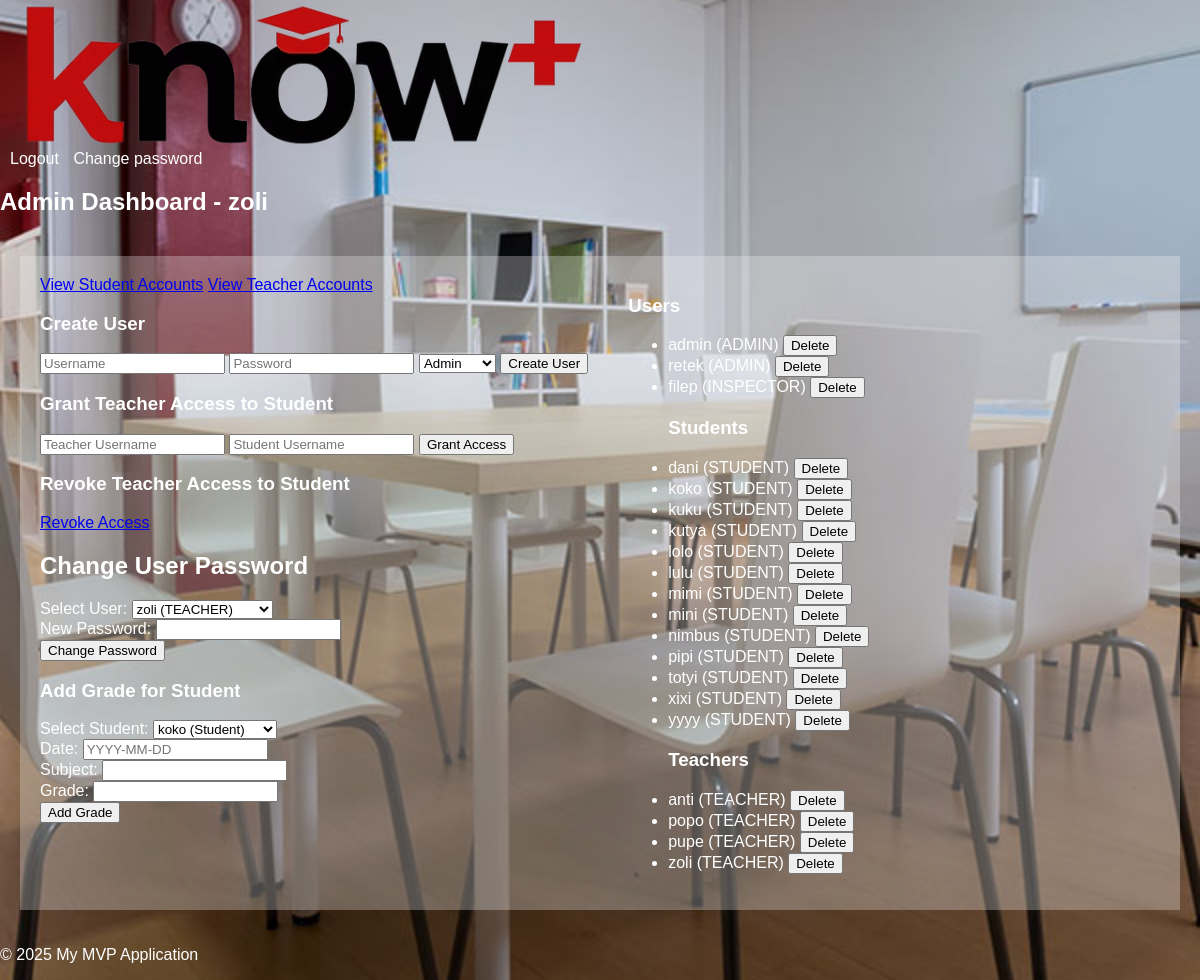
The app's page /admin/home (signed in) with its own data.
### models.py (models this page shows, shortened)
class User(db.Model, UserMixin):
    id = db.Column(db.Integer, primary_key=True)
    username = db.Column(db.String(80), unique=True, nullable=False)
    password_hash = db.Column(db.String(128))
    user_type = db.Column(db.Enum(UserType), nullable=False)  # Using UserType enum for role

### app.py (the view)
@app.route('/admin/home', methods=['GET'])
@login_required
def admin_home_display():
    users = User.query.all()  # Fetch all users to populate the dropdown
    return render_template('admin_home.html', users=users)

### app.py (called while the page is built)
@login_manager.user_loader
def load_user(user_id):
    return User.query.get(int(user_id))  # Load from the unified User model

### templates/admin_home.html (shortened to what this page needs)
{% extends "base.html" %}
{% block content %}
<h2>Admin Dashboard - {{ current_user.username }}</h2>
<div class="container">
    <div class="left-column">
        <div class="d-grid gap-2 d-md-block">
            <a href="{{ url_for('view_students') }}" class="btn btn-primary">View Student Accounts</a>
            <a href="{{ url_for('view_teachers') }}" class="btn btn-primary">View Teacher Accounts</a>
        </div>
        <section>
            <h3>Create User</h3>
            <form action="{{ url_for('create_user') }}" method="post">
                <input type="text" name="username" placeholder="Username" required>
                <input type="password" name="password" placeholder="Password" required>
                <select name="user_type">
                    <option value="ADMIN">Admin</option>
                </select>
                <button type="submit">Create User</button>
            </form>
        </section>
        <section>
            <h3>Grant Teacher Access to Student</h3>
            <form action="{{ url_for('grant_access') }}" method="post">
                <input type="text" name="teacher_username" placeholder="Teacher Username" required>
                <input type="text" name="student_username" placeholder="Student Username" required>
                <button type="submit">Grant Access</button>
            </form>
        </section>
        <section>
            <h3>Revoke Teacher Access to Student</h3>
            <a href="{{ url_for('revoke_access_form') }}" class="btn btn-secondary">Revoke Access</a>
        </section>
        <section>
            <h2>Change User Password</h2>
            <form method="POST" action="{{ url_for('change_user_password') }}">
                <div>
                    <label for="user_id">Select User:</label>
                    <select name="user_id" id="user_id" required>
                        {% for user in users %}
                        <option value="{{ user.id }}">{{ user.username }} ({{ user.user_type.value }})</option>
                        {% endfor %}
                    </select>
                </div>
                <div>
                    <label for="new_password">New Password:</label>
                    <input type="password" name="new_password" id="new_password" required>
                </div>
                <button type="submit">Change Password</button>
            </form>
        </section>
        <section>
            <h3>Add Grade for Student</h3>
            <form method="POST" action="{{ url_for('add_grade') }}">
                <div>
                    <label for="student_id">Select Student:</label>
                    <select name="student_id" id="student_id" required>
                        {% for user in users if user.user_type.value == 'STUDENT' %}
                        <option value="{{ user.id }}">{{ user.username }} (Student)</option>
                        {% endfor %}
                    </select>
                </div>
                <div>
                    <label for="date">Date:</label>
                    <input type="text" name="date" id="date" placeholder="YYYY-MM-DD" required>
                </div>
                <div>
                    <label for="subject">Subject:</label>
                    <input type="text" name="subject" id="subject" required>
                </div>
                <div>
                    <label for="grade">Grade:</label>
                    <input type="text" name="grade" id="grade" required>
                </div>
                <button type="submit">Add Grade</button>
            </form>
        </section>
    </div>
    <div class="right-column">
        <section>
            <h3>Users</h3>
            <ul>
                {% set grouped_users = users | sort(attribute='username') | groupby('user_type.value') %}
                {% for group in grouped_users %}
                {% if group.grouper == 'ADMINISTRATOR' %}
                <h3>Administrators</h3>
                {% elif group.grouper == 'TEACHER' %}
                <h3>Teachers</h3>
                {% elif group.grouper == 'STUDENT' %}
                <h3>Students</h3>
                {% endif %}
                {% for user in group.list %}
                <li>
                    {{ user.username }} ({{ user.user_type.value }})
                    <form action="{{ url_for('delete_user', user_id=user.id) }}" method="post" style="display: inline;"
                          onsubmit="return confirmDelete('{{ user.username }}');">
                        <button type="submit">Delete</button>
                    </form>
                </li>
                {% endfor %}
                {% endfor %}
            </ul>
        </section>
    </div>
</div>
{% endblock %}

### static/css/style.css (style rules this page uses)
body { font-family: sans-serif; margin: 0; padding: 0; color: white; background-image: url('static/img/background.jpg'); background-size: cover; background-position: center; }
.container { display: flex; padding: 20px; }
.left-column, .right-column { background-color: rgba(242, 242, 242, 0.3); padding: 20px; }
.left-column h2 { flex: 0 0 250px; }
.right-column { flex: 1; overflow-y: auto; }

### records on screen
User: username "zoli", user_type.value "TEACHER"
User: username "admin", user_type.value "ADMIN"
User: username "retek", user_type.value "ADMIN"
User: username "filep", user_type.value "INSPECTOR"
User: username "dani", user_type.value "STUDENT"
User: username "koko", user_type.value "STUDENT"
User: username "kuku", user_type.value "STUDENT"
User: username "kutya", user_type.value "STUDENT"
User: username "lolo", user_type.value "STUDENT"
User: username "lulu", user_type.value "STUDENT"
User: username "mimi", user_type.value "STUDENT"
User: username "mini", user_type.value "STUDENT"
User: username "nimbus", user_type.value "STUDENT"
User: username "pipi", user_type.value "STUDENT"
User: username "totyi", user_type.value "STUDENT"
User: username "xixi", user_type.value "STUDENT"
User: username "yyyy", user_type.value "STUDENT"
User: username "anti", user_type.value "TEACHER"
User: username "popo", user_type.value "TEACHER"
User: username "pupe", user_type.value "TEACHER"

### other values on screen
form field user_id "zoli (TEACHER)"
form field student_id "koko (Student)"
